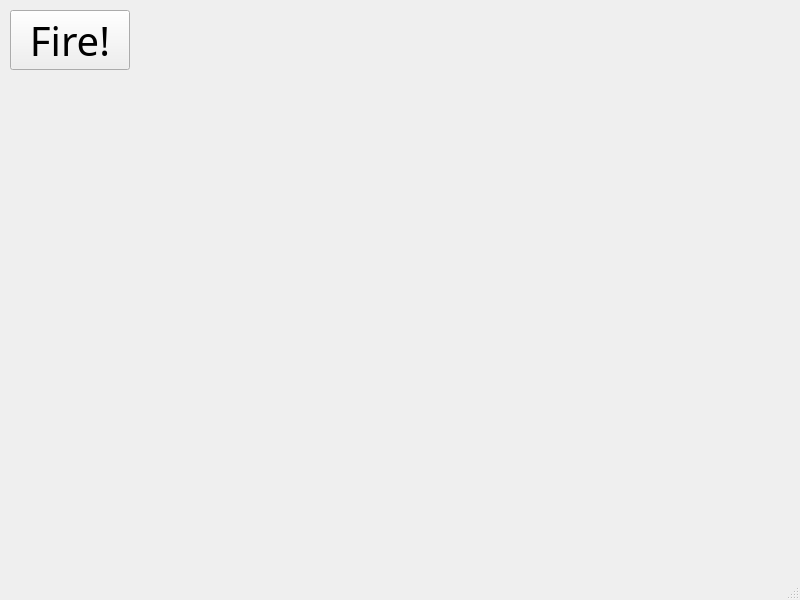
<?xml version="1.0" encoding="UTF-8"?>
<ui version="4.0">
 <class>Configurator</class>
 <widget class="QMainWindow" name="Configurator">
  <property name="geometry">
   <rect>
    <x>0</x>
    <y>0</y>
    <width>800</width>
    <height>600</height>
   </rect>
  </property>
  <property name="windowTitle">
   <string>Configurator</string>
  </property>
  <widget class="QWidget" name="centralwidget">
   <widget class="QPushButton" name="sendButton">
    <property name="geometry">
     <rect>
      <x>10</x>
      <y>10</y>
      <width>120</width>
      <height>60</height>
     </rect>
    </property>
    <property name="font">
     <font>
      <family>Simplex</family>
      <pointsize>30</pointsize>
     </font>
    </property>
    <property name="text">
     <string>Fire!</string>
    </property>
   </widget>
  </widget>
  <widget class="QMenuBar" name="menubar">
   <property name="geometry">
    <rect>
     <x>0</x>
     <y>0</y>
     <width>800</width>
     <height>21</height>
    </rect>
   </property>
  </widget>
  <widget class="QStatusBar" name="statusbar"/>
 </widget>
 <resources/>
 <connections/>
</ui>
